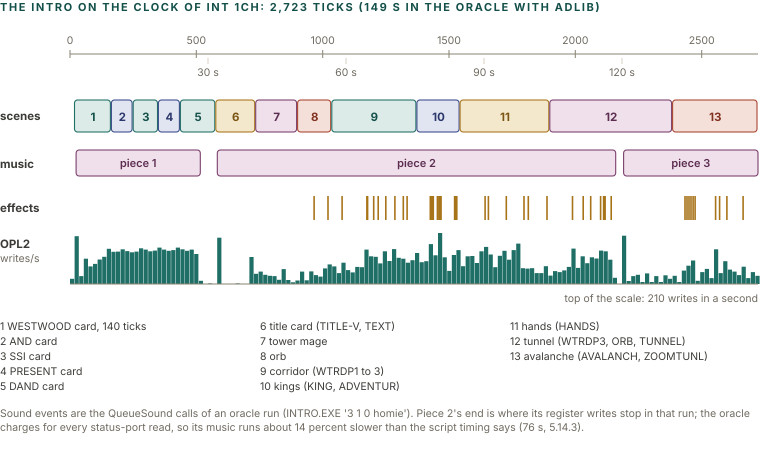

Recreate this plot in Python.
import sys, json; sys.path.insert(0, '.')
from figlib import *

T = json.load(open('data/snd_timeline.json'))
c = Canvas(760, 452)
c.section(0, 11, "The intro on the clock of INT 1Ch: 2,723 ticks (149 s in the oracle with AdLib)")
X0, W, TOT = 70, 688, 2723
def px(t): return X0 + W * t / TOT

# ruler
y = 40
c.line(X0, y + 14, X0 + W, y + 14, stroke=GREY, sw=1)
for t in range(0, 2724, 500):
    c.line(px(t), y + 10, px(t), y + 18, stroke=GREY, sw=1)
    c.text(px(t), y + 4, str(t), size=10.5, color=MUTED, anchor="middle")
c.text(X0 + W, y + 4, "ticks", size=10.5, color=MUTED, anchor="end") if False else None
for s in (30, 60, 90, 120):
    t = s * 18.2065
    c.line(px(t), y + 18, px(t), y + 24, stroke=RULE, sw=1)
    c.text(px(t), y + 36, "%d s" % s, size=10.5, color=MUTED, anchor="middle")

# lane 1: scenes
scenes = [
    (18, 164, "teal"), (164, 250, "navy"), (250, 350, "teal"), (350, 437, "navy"), (437, 577, "teal"),
    (577, 735, "ochre"), (735, 901, "plum"), (901, 1036, "red"), (1036, 1373, "teal"), (1373, 1544, "navy"),
    (1544, 1899, "ochre"), (1899, 2385, "plum"), (2385, 2723, "red"),
]
ly = 100
c.text(0, ly + 20, "scenes", size=11.5, weight=700, color=INK2)
for i, (a, b, kind) in enumerate(scenes):
    tc, sc, fc = PAL[kind]
    c.rect(px(a), ly, px(b) - px(a) - 1, 32, fill=fc, stroke=sc, sw=1.1, rx=3)
    c.text((px(a) + px(b)) / 2, ly + 21, str(i + 1), size=11.5, weight=700, color=tc, anchor="middle")
# lane 2: music
my = 150
c.text(0, my + 18, "music", size=11.5, weight=700, color=INK2)
pieces = [(24, 24 + 27 * 18.2065, "piece 1"), (583, 2160, "piece 2"), (2191, 2723, "piece 3")]
for a, b, lab in pieces:
    tc, sc, fc = PAL["plum"]
    c.rect(px(a), my, px(b) - px(a), 26, fill=PAL["plum"][2], stroke=sc, sw=1.1, rx=3)
    c.text((px(a) + px(b)) / 2, my + 17, lab, size=11, weight=600, color=tc, anchor="middle")
# lane 3: sound effects
ey = 196
c.text(0, ey + 16, "effects", size=11.5, weight=700, color=INK2)
music_ids = {1, 11, 21}
for t, sid in T["queue"]:
    if sid in music_ids: continue
    c.line(px(t), ey, px(t), ey + 24, stroke=PAL["ochre"][1], sw=1.6)
# lane 4: register writes per second
wy = 232
c.text(0, wy + 16, "OPL2", size=11.5, weight=700, color=INK2)
c.text(0, wy + 30, "writes/s", size=10.5, color=MUTED)
for s_, v in T["bins"].items():
    s = int(s_)
    t = s * 18.2065
    h = 52 * v / 210.0
    c.rect(px(t), wy + 52 - h, W / 150.0 * 0.92, h, fill=SOLID["teal"], stroke="none", rx=0)
c.line(X0, wy + 52, X0 + W, wy + 52, stroke=GREY, sw=1)
c.text(X0 + W, wy + 70, "top of the scale: 210 writes in a second", size=10.5, color=MUTED, anchor="end")

# legend of scenes
names = [
    "1 WESTWOOD card, 140 ticks", "2 AND card", "3 SSI card", "4 PRESENT card", "5 DAND card",
    "6 title card (TITLE-V, TEXT)", "7 tower mage", "8 orb", "9 corridor (WTRDP1 to 3)", "10 kings (KING, ADVENTUR)",
    "11 hands (HANDS)", "12 tunnel (WTRDP3, ORB, TUNNEL)", "13 avalanche (AVALANCH, ZOOMTUNL)",
]
ly2 = 330
cols = [0, 260, 510]
for i, n in enumerate(names):
    col, row = divmod(i, 5)
    c.text(cols[col], ly2 + row * 15, n, size=10.5, color=INK2)
c.para(0, ly2 + 5 * 15 + 12, "Sound events are the QueueSound calls of an oracle run (INTRO.EXE '3 1 0 homie'). Piece 2's end is where its register writes stop in that run; "
       "the oracle charges for every status-port read, so its music runs about 14 percent slower than the script timing says (76 s, 5.14.3).", 758, size=10.5, color=MUTED)
c.save("figs/snd_intro_timeline.svg")
